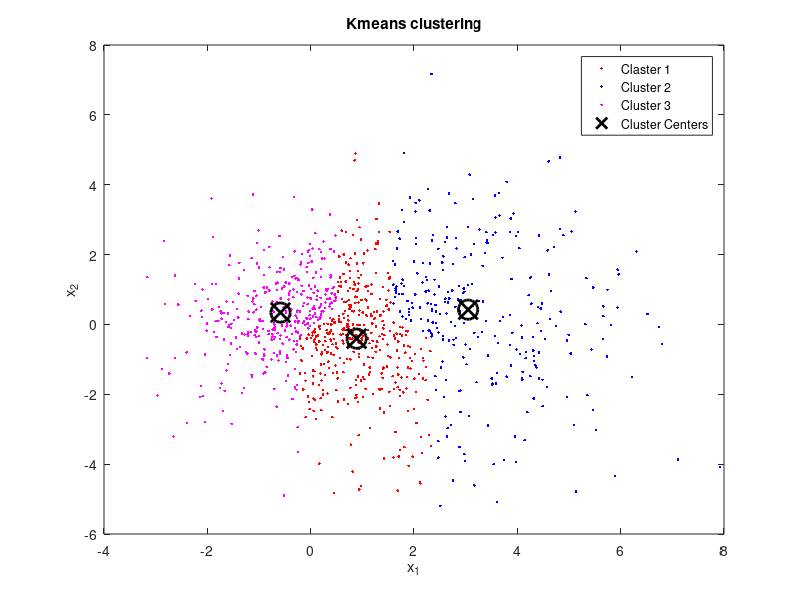
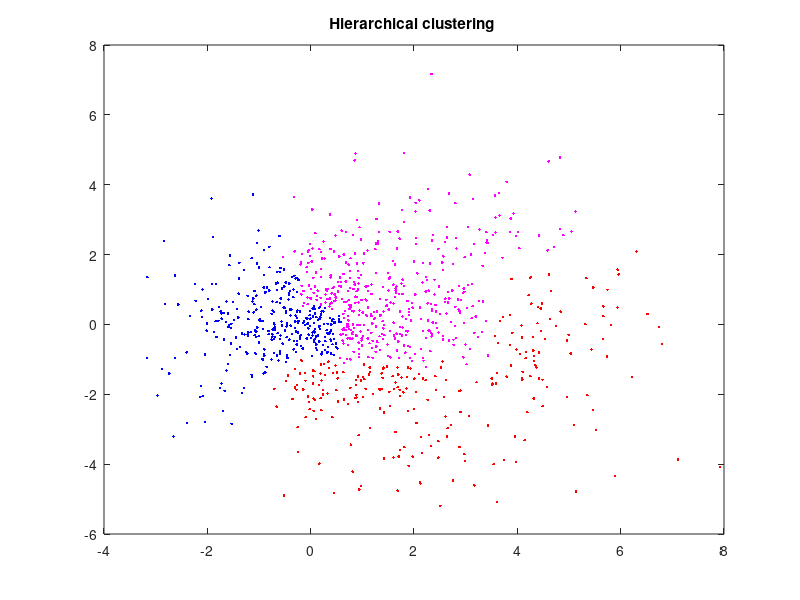
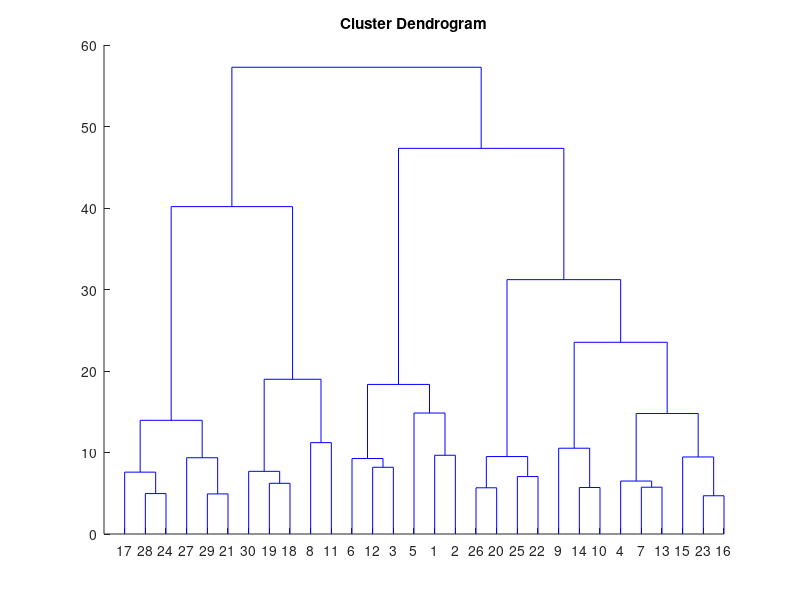

Write MATLAB code to recreate these figures, in order.
clc
clear
close all
%% load data
load DATA1.mat
%% K-Means Settings

nCluster=3;                              % Number of Clusters

DistanceMetric='cityblock';            % Metric

Options  = statset('Display','final');

%% Run K-Means

[I, C , sumd ,D]=kmeans(x,nCluster,...
    'Distance',DistanceMetric,...
    'Options',Options);

%% Plot results

figure;
plot(x(I==1,1),x(I==1,2),'r.');
hold on;
plot(x(I==2,1),x(I==2,2),'b.');
plot(x(I==3,1),x(I==3,2),'m.');

plot(C(:,1),C(:,2),'kx','LineWidth',2,'MarkerSize',14);
plot(C(:,1),C(:,2),'ko','LineWidth',2,'MarkerSize',14);

legend('Claster 1','Cluster 2','Cluster 3','Cluster Centers');

xlabel('x_1');
ylabel('x_2');
title('Kmeans clustering')

hold off;
%% Hierarchical clustering 
Z = linkage(x,'ward');
c = cluster(Z,'Maxclust',3);
figure;
plot(x(c==1,1),x(c==1,2),'r.');
hold on;
plot(x(c==2,1),x(c==2,2),'b.');
plot(x(c==3,1),x(c==3,2),'m.');
title('Hierarchical clustering ')
figure;
cutoff = median([Z(end-2,3) Z(end-1,3)]);
dendrogram(Z,'ColorThreshold',cutoff)
title('Cluster Dendrogram')





